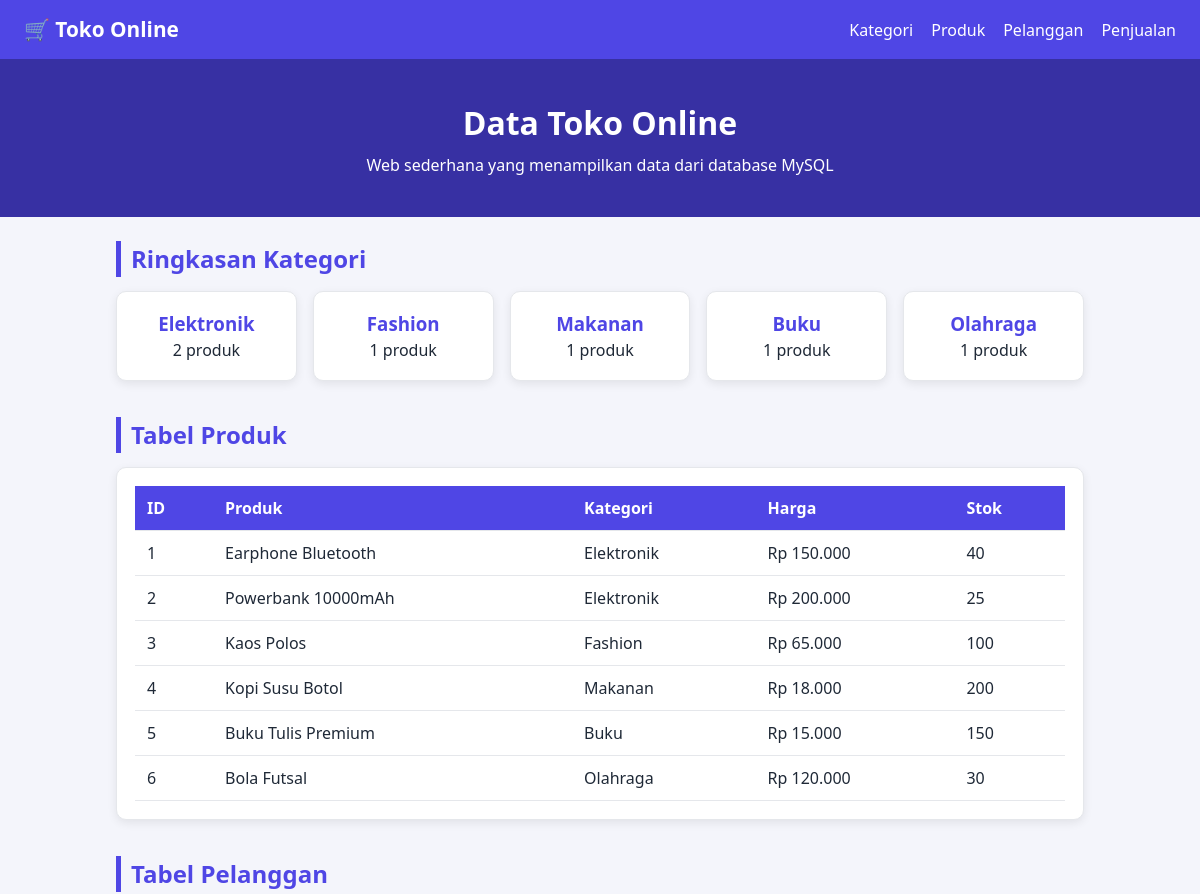
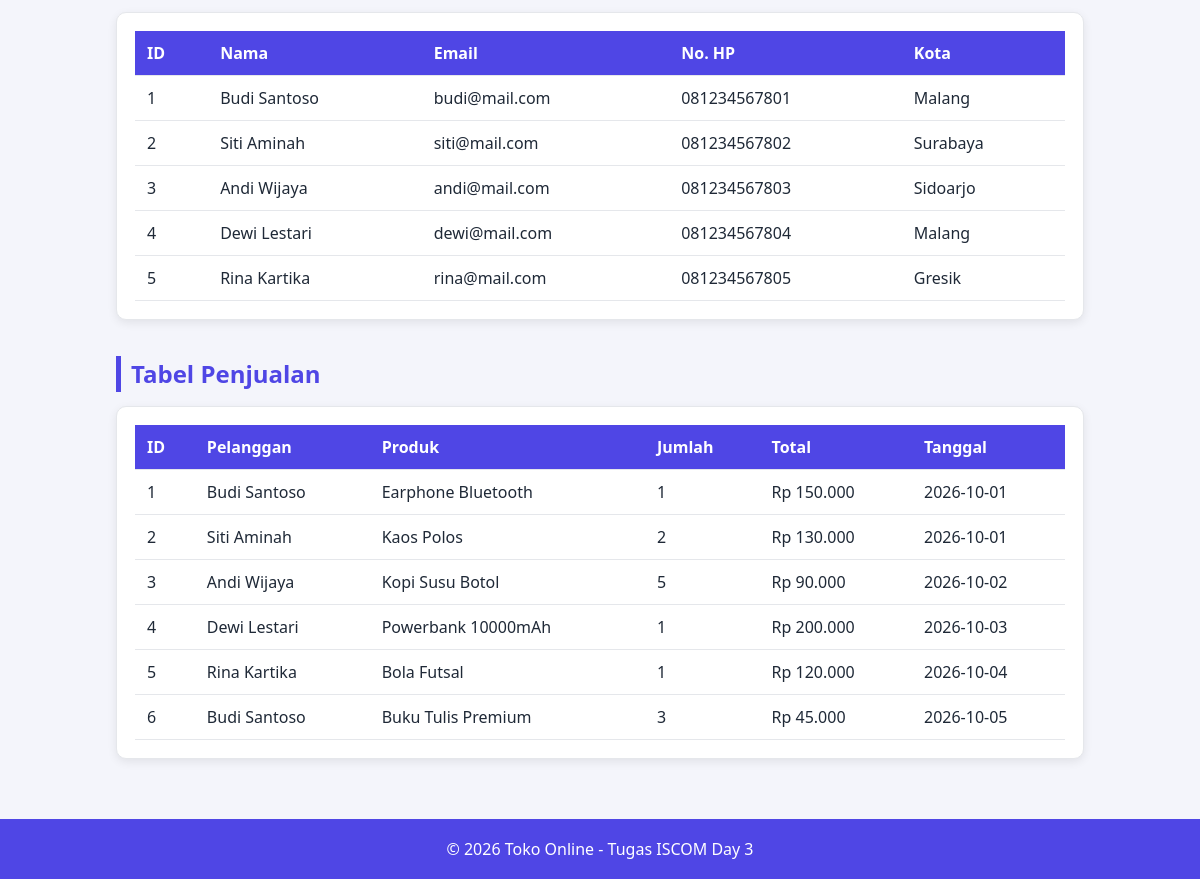
The page / on the database its author committed (2 pictures, top to bottom).
### tables this page shows
CREATE TABLE produk (
    id_produk   INT AUTO_INCREMENT PRIMARY KEY,
    id_kategori INT NOT NULL,
    nama_produk VARCHAR(60) NOT NULL,
    harga       INT NOT NULL,
    stok        INT NOT NULL,
    FOREIGN KEY (id_kategori) REFERENCES kategori(id_kategori)
);

CREATE TABLE kategori (
    id_kategori   INT AUTO_INCREMENT PRIMARY KEY,
    nama_kategori VARCHAR(50) NOT NULL,
    deskripsi     VARCHAR(100)
);

CREATE TABLE pelanggan (
    id_pelanggan   INT AUTO_INCREMENT PRIMARY KEY,
    nama_pelanggan VARCHAR(50)  NOT NULL,
    email          VARCHAR(60)  NOT NULL,
    no_hp          VARCHAR(15),
    kota           VARCHAR(40)
);

CREATE TABLE penjualan (
    id_penjualan      INT AUTO_INCREMENT PRIMARY KEY,
    id_pelanggan      INT NOT NULL,
    id_produk         INT NOT NULL,
    jumlah            INT NOT NULL,
    tanggal_transaksi DATE NOT NULL,
    FOREIGN KEY (id_pelanggan) REFERENCES pelanggan(id_pelanggan),
    FOREIGN KEY (id_produk)    REFERENCES produk(id_produk)
);

### index.php (the view, shortened to what this page needs)
<?php
require_once "services/config.php";
$q_produk = mysqli_query($conn,
    "SELECT p.id_produk, p.nama_produk, k.nama_kategori, p.harga, p.stok
     FROM produk p
     JOIN kategori k ON p.id_kategori = k.id_kategori
     ORDER BY p.id_produk");
$q_pelanggan = mysqli_query($conn, "SELECT * FROM pelanggan ORDER BY id_pelanggan");
$q_jual = mysqli_query($conn,
    "SELECT s.id_penjualan, c.nama_pelanggan, p.nama_produk, s.jumlah,
            (s.jumlah * p.harga) AS total, s.tanggal_transaksi
     FROM penjualan s
     JOIN pelanggan c ON s.id_pelanggan = c.id_pelanggan
     JOIN produk p    ON s.id_produk = p.id_produk
     ORDER BY s.id_penjualan");
$q_kategori = mysqli_query($conn,
    "SELECT k.nama_kategori, COUNT(p.id_produk) AS jumlah_produk
     FROM kategori k
     LEFT JOIN produk p ON k.id_kategori = p.id_kategori
     GROUP BY k.id_kategori, k.nama_kategori");
?>
<!DOCTYPE html>
<html lang="id">
<head>
    <link rel="stylesheet" href="style.css">
</head>
<body>
<nav class="navbar">
    <div class="brand">🛒 Toko Online</div>
    <div class="nav-links">
        <a href="#kategori">Kategori</a>
        <a href="#produk">Produk</a>
        <a href="#pelanggan">Pelanggan</a>
        <a href="#penjualan">Penjualan</a>
    </div>
</nav>
<header class="hero">
    <h1>Data Toko Online</h1>
    <p>Web sederhana yang menampilkan data dari database MySQL</p>
</header>
<main class="container">
    <section id="kategori">
        <h2>Ringkasan Kategori</h2>
        <div class="grid">
            <?php while ($row = mysqli_fetch_assoc($q_kategori)) { ?>
                <div class="card stat">
                    <h3><?= htmlspecialchars($row['nama_kategori']) ?></h3>
                    <p><?= $row['jumlah_produk'] ?> produk</p>
                </div>
            <?php } ?>
        </div>
    </section>
    <section id="produk">
        <h2>Tabel Produk</h2>
        <div class="card table-wrap">
            <table>
                <thead>
                    <tr><th>ID</th><th>Produk</th><th>Kategori</th><th>Harga</th><th>Stok</th></tr>
                </thead>
                <tbody>
                <?php while ($row = mysqli_fetch_assoc($q_produk)) { ?>
                    <tr>
                        <td><?= $row['id_produk'] ?></td>
                        <td><?= htmlspecialchars($row['nama_produk']) ?></td>
                        <td><?= htmlspecialchars($row['nama_kategori']) ?></td>
                        <td>Rp <?= number_format($row['harga'], 0, ',', '.') ?></td>
                        <td><?= $row['stok'] ?></td>
                    </tr>
                <?php } ?>
                </tbody>
            </table>
        </div>
    </section>
    <section id="pelanggan">
        <h2>Tabel Pelanggan</h2>
        <div class="card table-wrap">
            <table>
                <thead>
                    <tr><th>ID</th><th>Nama</th><th>Email</th><th>No. HP</th><th>Kota</th></tr>
                </thead>
                <tbody>
                <?php while ($row = mysqli_fetch_assoc($q_pelanggan)) { ?>
                    <tr>
                        <td><?= $row['id_pelanggan'] ?></td>
                        <td><?= htmlspecialchars($row['nama_pelanggan']) ?></td>
                        <td><?= htmlspecialchars($row['email']) ?></td>
                        <td><?= htmlspecialchars($row['no_hp']) ?></td>
                        <td><?= htmlspecialchars($row['kota']) ?></td>
                    </tr>
                <?php } ?>
                </tbody>
            </table>
        </div>
    </section>
    <section id="penjualan">
        <h2>Tabel Penjualan</h2>
        <div class="card table-wrap">
            <table>
                <thead>
                    <tr><th>ID</th><th>Pelanggan</th><th>Produk</th><th>Jumlah</th><th>Total</th><th>Tanggal</th></tr>
                </thead>
                <tbody>
                <?php while ($row = mysqli_fetch_assoc($q_jual)) { ?>
                    <tr>
                        <td><?= $row['id_penjualan'] ?></td>
                        <td><?= htmlspecialchars($row['nama_pelanggan']) ?></td>
                        <td><?= htmlspecialchars($row['nama_produk']) ?></td>
                        <td><?= $row['jumlah'] ?></td>
                        <td>Rp <?= number_format($row['total'], 0, ',', '.') ?></td>
                        <td><?= $row['tanggal_transaksi'] ?></td>
                    </tr>
                <?php } ?>
                </tbody>
            </table>
        </div>
    </section>
</main>
<footer class="footer">
    <p>&copy; 2026 Toko Online - Tugas ISCOM Day 3</p>
</footer>
</body>
</html>

### style.css (style rules this page uses)
:root { --brand: #4f46e5; --brand-dark: #3730a3; --bg: #f4f5fb; --text: #1f2937; --white: #ffffff; }
* { box-sizing: border-box; margin: 0; padding: 0; }
body { font-family: "Segoe UI", Arial, sans-serif; background: var(--bg); color: var(--text); line-height: 1.5; }
.navbar { display: flex; justify-content: space-between; align-items: center; flex-wrap: wrap; gap: 10px; background: var(--brand); color: var(--white); padding: 14px 24px; position: sticky; top: 0; z-index: 10; }
.brand { font-size: 1.3rem; font-weight: 700; }
.nav-links { display: flex; gap: 18px; flex-wrap: wrap; }
.nav-links a { color: var(--white); text-decoration: none; font-weight: 500; }
.hero { background: var(--brand-dark); color: var(--white); text-align: center; padding: 40px 20px; }
.hero h1 { font-size: 2rem; margin-bottom: 6px; }
.container { max-width: 1000px; margin: 0 auto; padding: 24px 16px; }
section { margin-bottom: 36px; }
h2 { color: var(--brand); margin-bottom: 14px; padding-left: 10px; border-left: 5px solid var(--brand); }
.card { background: var(--white); padding: 18px; border: 1px solid #e5e7eb; border-radius: 10px; box-shadow: 0 3px 10px rgba(0, 0, 0, 0.08); }
.grid { display: grid; grid-template-columns: repeat(auto-fit, minmax(160px, 1fr)); gap: 16px; }
.stat { text-align: center; }
.stat h3 { color: var(--brand); }
.table-wrap { overflow-x: auto; }
table { width: 100%; border-collapse: collapse; min-width: 480px; }
th, td { padding: 10px 12px; text-align: left; border-bottom: 1px solid #e5e7eb; }
th { background: var(--brand); color: var(--white); }
.footer { text-align: center; padding: 18px; background: var(--brand); color: var(--white); }

### rows shown on the page
produk: id_produk "1", nama_produk "Earphone Bluetooth", id_kategori.nama_kategori "Elektronik", harga "150.000", stok "40"
produk: id_produk "2", nama_produk "Powerbank 10000mAh", id_kategori.nama_kategori "Elektronik", harga "200.000", stok "25"
produk: id_produk "3", nama_produk "Kaos Polos", id_kategori.nama_kategori "Fashion", harga "65.000", stok "100"
produk: id_produk "4", nama_produk "Kopi Susu Botol", id_kategori.nama_kategori "Makanan", harga "18.000", stok "200"
produk: id_produk "5", nama_produk "Buku Tulis Premium", id_kategori.nama_kategori "Buku", harga "15.000", stok "150"
produk: id_produk "6", nama_produk "Bola Futsal", id_kategori.nama_kategori "Olahraga", harga "120.000", stok "30"
pelanggan: id_pelanggan "1", nama_pelanggan "Budi Santoso", email "budi@mail.com", no_hp "081234567801", kota "Malang"
pelanggan: id_pelanggan "2", nama_pelanggan "Siti Aminah", email "siti@mail.com", no_hp "081234567802", kota "Surabaya"
pelanggan: id_pelanggan "3", nama_pelanggan "Andi Wijaya", email "andi@mail.com", no_hp "081234567803", kota "Sidoarjo"
pelanggan: id_pelanggan "4", nama_pelanggan "Dewi Lestari", email "dewi@mail.com", no_hp "081234567804", kota "Malang"
pelanggan: id_pelanggan "5", nama_pelanggan "Rina Kartika", email "rina@mail.com", no_hp "081234567805", kota "Gresik"
penjualan: id_penjualan "1", id_pelanggan.nama_pelanggan "Budi Santoso", id_produk.nama_produk "Earphone Bluetooth", jumlah "1", total "150.000", tanggal_transaksi "2026-10-01"
penjualan: id_penjualan "2", id_pelanggan.nama_pelanggan "Siti Aminah", id_produk.nama_produk "Kaos Polos", jumlah "2", total "130.000", tanggal_transaksi "2026-10-01"
penjualan: id_penjualan "3", id_pelanggan.nama_pelanggan "Andi Wijaya", id_produk.nama_produk "Kopi Susu Botol", jumlah "5", total "90.000", tanggal_transaksi "2026-10-02"
penjualan: id_penjualan "4", id_pelanggan.nama_pelanggan "Dewi Lestari", id_produk.nama_produk "Powerbank 10000mAh", jumlah "1", total "200.000", tanggal_transaksi "2026-10-03"
penjualan: id_penjualan "5", id_pelanggan.nama_pelanggan "Rina Kartika", id_produk.nama_produk "Bola Futsal", jumlah "1", total "120.000", tanggal_transaksi "2026-10-04"
penjualan: id_penjualan "6", id_pelanggan.nama_pelanggan "Budi Santoso", id_produk.nama_produk "Buku Tulis Premium", jumlah "3", total "45.000", tanggal_transaksi "2026-10-05"

### other values the page prints
$row['nama_kategori'] "Elektronik"
$row['jumlah_produk'] "2"
$row['nama_kategori'] "Fashion"
$row['jumlah_produk'] "1"
$row['nama_kategori'] "Makanan"
$row['nama_kategori'] "Buku"
$row['nama_kategori'] "Olahraga"
